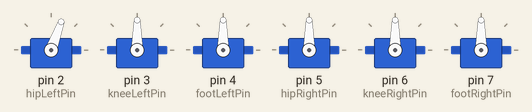
A sketch run on a simulated Arduino Uno, built with avr-gcc and run on an emulated ATmega328P. On the bench: 6 × servo.

Above: at 1.05 s.
At 1.75 s:
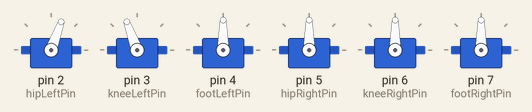
At 2.5 s:
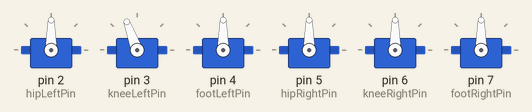
At 4.55 s:
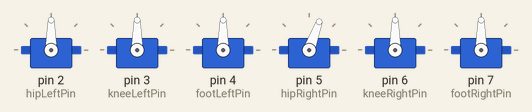
At 6.0 s:
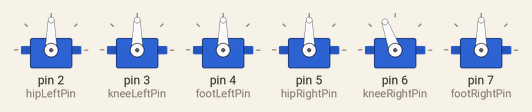
At 8.0 s:
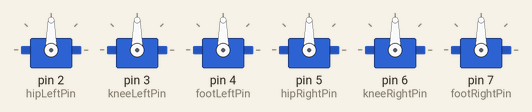
Timing chart, 0 to 10.1 s (numbered marks = the images above):
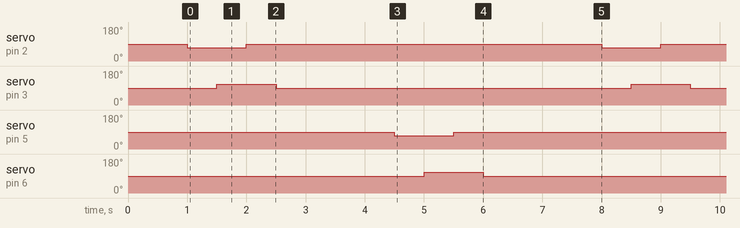

The sketch:

robot_legs.ino
```cpp
// I havent tested out this code yet.

#include <Servo.h>

// servo objects & pins for the legs
Servo hipLeft, kneeLeft, footLeft;
Servo hipRight, kneeRight, footRight;

int hipLeftPin = 2;
int kneeLeftPin = 3;
int footLeftPin = 4;
int hipRightPin = 5;
int kneeRightPin = 6;
int footRightPin = 7;

void setup() {
  // attach servos to their pins
  hipLeft.attach(hipLeftPin);
  kneeLeft.attach(kneeLeftPin);
  footLeft.attach(footLeftPin);
  hipRight.attach(hipRightPin);
  kneeRight.attach(kneeRightPin);
  footRight.attach(footRightPin);

  // initialize all servos to 90 degrees
  hipLeft.write(90);
  kneeLeft.write(90);
  footLeft.write(90);
  hipRight.write(90);
  kneeRight.write(90);
  footRight.write(90);

  delay(1000);
}

void loop() {
  // movement: lift left leg, step forward, and return
  liftLeg(hipLeft, kneeLeft);
  stepForward(hipLeft, kneeLeft);
  lowerLeg(hipLeft, kneeLeft);
  delay(1000);

  // repeat for the right leg
  liftLeg(hipRight, kneeRight);
  stepForward(hipRight, kneeRight);
  lowerLeg(hipRight, kneeRight);
  delay(1000);
}

void liftLeg(Servo &hip, Servo &knee) {
  hip.write(70);   // lift the leg by moving the hip servo
  delay(500);
  knee.write(110); // bend the knee to step forward
  delay(500);
}

void stepForward(Servo &hip, Servo &knee) {
  hip.write(90);   // move the hip forward
  delay(500);
}

void lowerLeg(Servo &hip, Servo &knee) {
  knee.write(90);  // straighten the knee
  delay(500);
  hip.write(90);   // lower the leg back down
  delay(500);
}
```

Measured:
- by itself, servo on pin 2 (hipLeftPin), servo on pin 5 (hipRightPin): alternates 90° for 6.0 s and 70° for 1.0 s
- by itself, servo on pin 3 (kneeLeftPin), servo on pin 6 (kneeRightPin): alternates 110° for 1.0 s and 90° for 6.0 s
